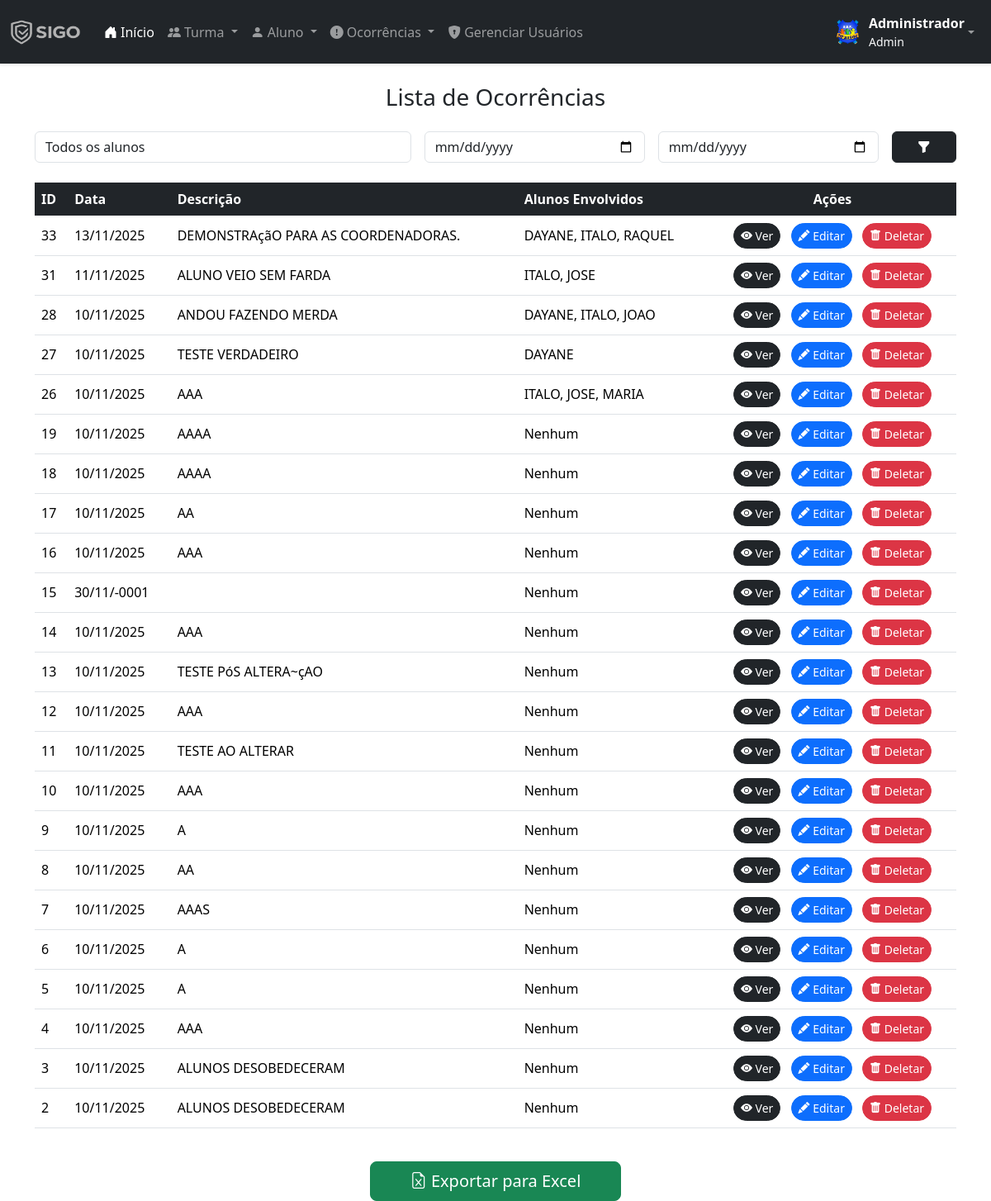
Before: /listar-ocorrencias.php (signed in) with the older database file.
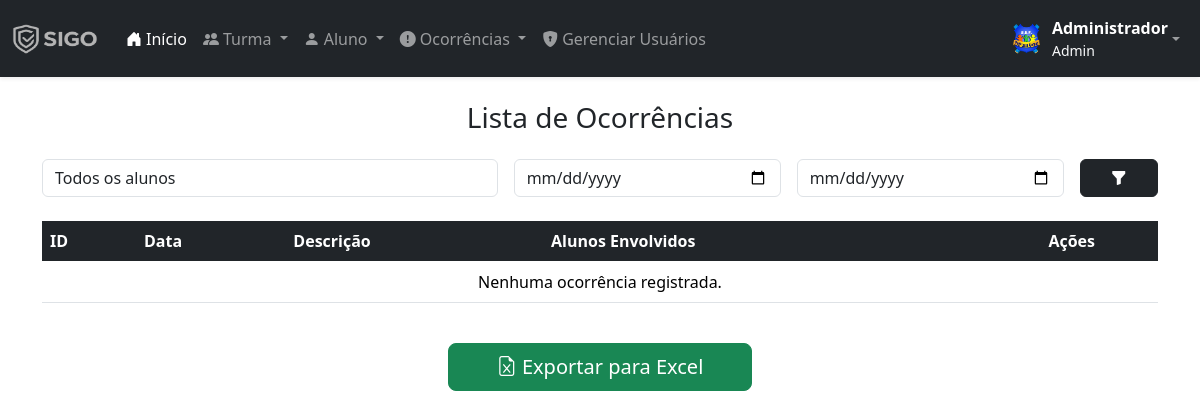
After: the same page with the newer database file.
### tables this page shows
CREATE TABLE `ocorrencia` (
  `id` int(11) NOT NULL,
  `data` date NOT NULL,
  `descricao` text NOT NULL
);

### listar-ocorrencias.php (the view, shortened to what this page needs)
<?php
require('includes/conexao.php');
$dataInicio = isset($_GET['data_inicio']) ? $_GET['data_inicio'] : '';
$dataFim = isset($_GET['data_fim']) ? $_GET['data_fim'] : '';
$where = [];
$whereSql = $where ? "WHERE " . implode(" AND ", $where) : "";
$sql = "
    SELECT
        o.id AS ocorrencia_id,
        o.descricao,
        o.data,
        GROUP_CONCAT(SUBSTRING_INDEX(a.nome, ' ', 1) SEPARATOR ', ') AS alunos
    FROM ocorrencia o
    LEFT JOIN ocorrencia_aluno oa ON oa.ocorrencia_id = o.id
    LEFT JOIN alunos a ON a.id = oa.alunos_id
    $whereSql
    GROUP BY o.id, o.descricao, o.data
    ORDER BY o.id DESC
";
$res = mysqli_query($conn, $sql);
?>
<!DOCTYPE html>
<html lang="pt-br">
<?php include('layout/head.php'); ?>
<body>
<?php include('layout/menu.php'); ?>
<div class="container mt-4">
    <h3 class="text-center mb-4">Lista de Ocorrências</h3>
    <form class="row g-3 mb-4" method="GET">
        <div class="col-md-5">
            <select name="aluno" class="selectpicker form-control" data-live-search="true" title="Filtrar por aluno">
                <option value="">Todos os alunos</option>
            </select>
        </div>
        <div class="col-md-3">
            <input type="date" name="data_inicio" class="form-control" value="<?= $dataInicio ?>" placeholder="Data início">
        </div>
        <div class="col-md-3">
            <input type="date" name="data_fim" class="form-control" value="<?= $dataFim ?>" placeholder="Data fim">
        </div>
        <div class="col-md-1 d-grid">
            <button type="submit" class="btn btn-dark"><i class="bi bi-funnel-fill"></i></button>
        </div>
    </form>
    <div class="table-responsive">
        <table class="table table-hover align-middle">
            <thead class="table-dark">
                <tr>
                    <th>ID</th>
                    <th>Data</th>
                    <th>Descrição</th>
                    <th>Alunos Envolvidos</th>
                    <th class="text-center">Ações</th>
                </tr>
            </thead>
            <tbody>
                <?php
                if (mysqli_num_rows($res) > 0) {
                    while ($oc = mysqli_fetch_assoc($res)) {
                        $id = $oc['ocorrencia_id'];
                        $data = !empty($oc['data']) ? date('d/m/Y', strtotime($oc['data'])) : '-';
                        $descricao = htmlspecialchars($oc['descricao'] ?? '');
                        $alunos = htmlspecialchars($oc['alunos'] ?? 'Nenhum');
                        echo "
                            <tr>
                                <td>$id</td>
                                <td>$data</td>
                                <td>$descricao</td>
                                <td>$alunos</td>
                                <td class='text-center'>
                                    <a href='ver-ocorrencia.php?id=$id' class='btn btn-dark btn-sm rounded-pill me-2'>
                                        <i class='bi bi-eye-fill'></i> Ver
                                    </a>
                                    <a href='editar-ocorrencia.php?id=$id' class='btn btn-primary btn-sm rounded-pill me-2'>
                                        <i class='bi bi-pencil-fill'></i> Editar
                                    </a>
                                    <a href='acoes/deletar-ocorrencia.php?id=$id' onclick=\"return confirm('Deseja realmente excluir esta ocorrência?');\" class='btn btn-danger btn-sm rounded-pill'>
                                        <i class='bi bi-trash-fill'></i> Deletar
                                    </a>
                                </td>
                            </tr>
                        ";
                    }
                } else {
                    echo "<tr><td colspan='5' class='text-center'>Nenhuma ocorrência registrada.</td></tr>";
                }
                ?>
            </tbody>
        </table>
    </div>
    <div class="text-center mt-4">
        <button id="btnExport" class="btn btn-success btn-lg px-5">
            <i class="bi bi-file-earmark-excel"></i> Exportar para Excel
        </button>
    </div>
</div>
<link rel="stylesheet" href="https://cdnjs.cloudflare.com/ajax/libs/bootstrap-select/1.14.0-beta3/css/bootstrap-select.min.css">
</body>
</html>

Changed rows visible on the page:
removed ocorrencia: id "33", data "13/11/2025", descricao "DEMONSTRAçãO PARA AS COORDENADORAS.", alunos "DAYANE, ITALO, RAQUEL"
removed ocorrencia: id "31", data "11/11/2025", descricao "ALUNO VEIO SEM FARDA", alunos "ITALO, JOSE"
removed ocorrencia: id "28", data "10/11/2025", descricao "ANDOU FAZENDO MERDA", alunos "DAYANE, ITALO, JOAO"
removed ocorrencia: id "27", data "10/11/2025", descricao "TESTE VERDADEIRO", alunos "DAYANE"
removed ocorrencia: id "26", data "10/11/2025", descricao "AAA", alunos "ITALO, JOSE, MARIA"
removed ocorrencia: id "19", data "10/11/2025", descricao "AAAA", alunos "Nenhum"
removed ocorrencia: id "18", data "10/11/2025", descricao "AAAA", alunos "Nenhum"
removed ocorrencia: id "17", data "10/11/2025", descricao "AA", alunos "Nenhum"
removed ocorrencia: id "16", data "10/11/2025", descricao "AAA", alunos "Nenhum"
removed ocorrencia: id "15", data "30/11/-0001", alunos "Nenhum"
removed ocorrencia: id "14", data "10/11/2025", descricao "AAA", alunos "Nenhum"
removed ocorrencia: id "13", data "10/11/2025", descricao "TESTE PóS ALTERA~çAO", alunos "Nenhum"
removed ocorrencia: id "12", data "10/11/2025", descricao "AAA", alunos "Nenhum"
removed ocorrencia: id "11", data "10/11/2025", descricao "TESTE AO ALTERAR", alunos "Nenhum"
removed ocorrencia: id "10", data "10/11/2025", descricao "AAA", alunos "Nenhum"
removed ocorrencia: id "9", data "10/11/2025", descricao "A", alunos "Nenhum"
removed ocorrencia: id "8", data "10/11/2025", descricao "AA", alunos "Nenhum"
removed ocorrencia: id "7", data "10/11/2025", descricao "AAAS", alunos "Nenhum"
removed ocorrencia: id "6", data "10/11/2025", descricao "A", alunos "Nenhum"
removed ocorrencia: id "5", data "10/11/2025", descricao "A", alunos "Nenhum"
removed ocorrencia: id "4", data "10/11/2025", descricao "AAA", alunos "Nenhum"
removed ocorrencia: id "3", data "10/11/2025", descricao "ALUNOS DESOBEDECERAM", alunos "Nenhum"
removed ocorrencia: id "2", data "10/11/2025", descricao "ALUNOS DESOBEDECERAM", alunos "Nenhum"
Other visible differences:
text now shown: "Nenhuma ocorrência registrada."
